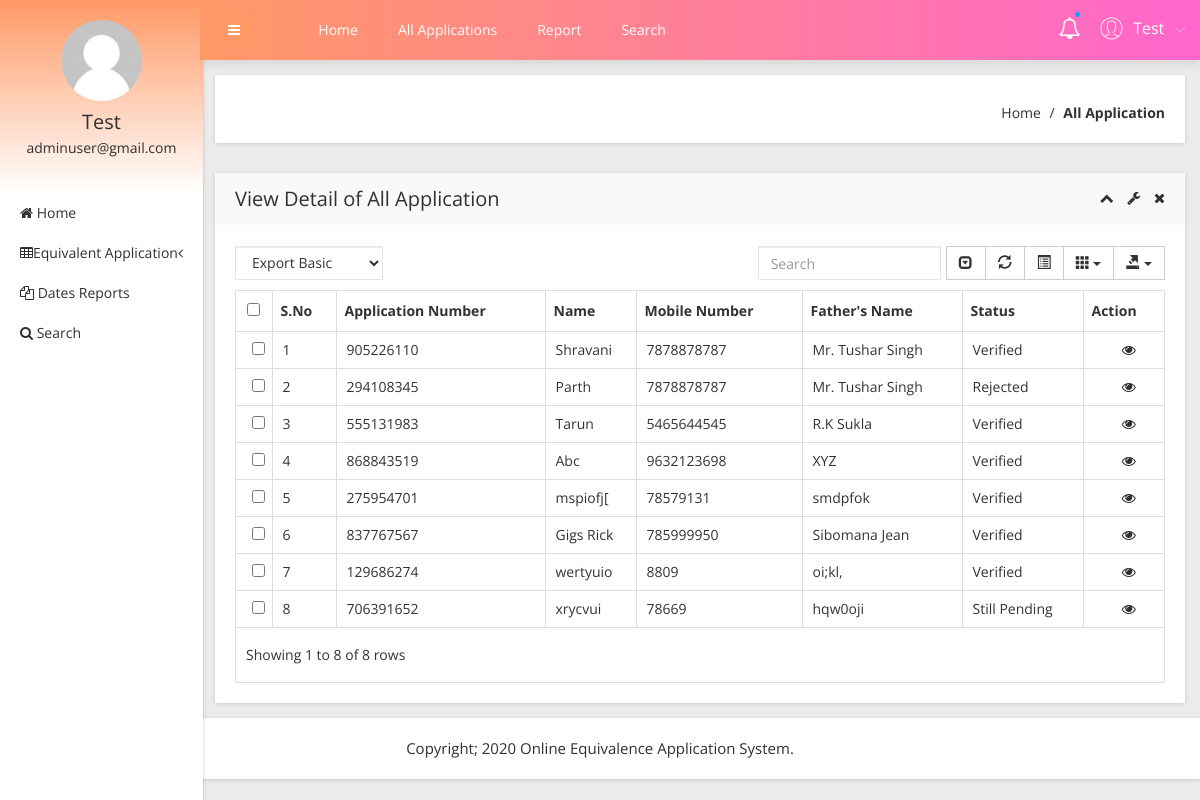
Page /admin/all-birth-application.php (signed in) on the committed database.
### tables this page shows
CREATE TABLE `tblapplication` (
  `ID` int(10) NOT NULL,
  `UserID` int(5) NOT NULL,
  `ApplicationID` varchar(200) DEFAULT NULL,
  `DateofBirth` varchar(200) DEFAULT NULL,
  `Gender` varchar(50) DEFAULT NULL,
  `FullName` varchar(200) DEFAULT NULL,
  `PlaceofBirth` varchar(200) DEFAULT NULL,
  `NameofFather` varchar(200) DEFAULT NULL,
  `PermanentAdd` mediumtext DEFAULT NULL,
  `PostalAdd` mediumtext DEFAULT NULL,
  `MobileNumber` bigint(10) DEFAULT NULL,
  `Email` varchar(200) DEFAULT NULL,
  `Dateofapply` timestamp NULL DEFAULT current_timestamp(),
  `Remark` varchar(200) DEFAULT NULL,
  `Status` varchar(50) DEFAULT NULL,
  `UpdationDate` timestamp NULL DEFAULT NULL ON UPDATE current_timestamp()
);

### admin/all-birth-application.php (the view, shortened to what this page needs)
<?php
include('includes/dbconnection.php');
if (strlen($_SESSION['obcsaid']==0)) {
  header('location:logout.php');
  } else{
  ?>
<!doctype html>
<html class="no-js" lang="en">
<head>
    <link rel="stylesheet" href="css/bootstrap.min.css">
    <link rel="stylesheet" href="css/font-awesome.min.css">
    <link rel="stylesheet" href="css/adminpro-custon-icon.css">
    <link rel="stylesheet" href="css/meanmenu.min.css">
    <link rel="stylesheet" href="css/jquery.mCustomScrollbar.min.css">
    <link rel="stylesheet" href="css/animate.css">
    <link rel="stylesheet" href="css/data-table/bootstrap-table.css">
    <link rel="stylesheet" href="css/data-table/bootstrap-editable.css">
    <link rel="stylesheet" href="css/normalize.css">
    <link rel="stylesheet" href="css/c3.min.css">
    <link rel="stylesheet" href="style.css">
    <link rel="stylesheet" href="css/responsive.css">
</head>
<body class="materialdesign">
    <div class="wrapper-pro">
      <?php include_once('includes/sidebar.php');?>
        <?php include_once('includes/header.php');?>
            <div class="breadcome-area mg-b-30 small-dn">
                <div class="container-fluid">
                    <div class="row">
                        <div class="col-lg-12">
                            <div class="breadcome-list shadow-reset">
                                <div class="row">
                                    <div class="col-lg-12">
                                        <ul class="breadcome-menu">
                                            <li><a href="dashboard.php">Home</a> <span class="bread-slash">/</span>
                                            </li>
                                            <li><span class="bread-blod">All Application</span>
                                            </li>
                                        </ul>
                                    </div>
                                </div>
                            </div>
                        </div>
                    </div>
                </div>
            </div>
            <div class="data-table-area mg-b-15">
                <div class="container-fluid">
                    <div class="row">
                        <div class="col-lg-12">
                            <div class="sparkline13-list shadow-reset">
                                <div class="sparkline13-hd">
                                    <div class="main-sparkline13-hd">
                                        <h1>View <span class="table-project-n">Detail of</span> All Application</h1>
                                        <div class="sparkline13-outline-icon">
                                            <span class="sparkline13-collapse-link"><i class="fa fa-chevron-up"></i></span>
                                            <span><i class="fa fa-wrench"></i></span>
                                            <span class="sparkline13-collapse-close"><i class="fa fa-times"></i></span>
                                        </div>
                                    </div>
                                </div>
                                <div class="sparkline13-graph">
                                    <div class="datatable-dashv1-list custom-datatable-overright">
                                        <div id="toolbar">
                                            <select class="form-control">
                                                <option value="">Export Basic</option>
                                            </select>
                                        </div>
                                        <table id="table" data-toggle="table" data-pagination="true" data-search="true" data-show-columns="true" data-show-pagination-switch="true" data-show-refresh="true" data-key-events="true" data-show-toggle="true" data-resizable="true" data-cookie="true" data-cookie-id-table="saveId" data-show-export="true" data-click-to-select="true" data-toolbar="#toolbar">
                                            <thead>
                                                <tr>
                                                    <th>S.No</th>
                                                    <th>Application Number</th>
                                                    <th>Name</th>
                                                    <th >Mobile Number</th>
                                                    <th>Father's Name</th>
                                                    <th>Status</th>
                                                    <th data-field="action">Action</th>
                                                </tr>
                                            </thead>
                                            <tbody>
                                              <?php
                                                $sql="SELECT * from tblapplication";
                                                $query = $dbh -> prepare($sql);
                                                $query->execute();
                                                $results=$query->fetchAll(PDO::FETCH_OBJ);
                                                $cnt=1;
                                                if($query->rowCount() > 0)
                                                {
                                                foreach($results as $row)
                                                {               ?>
                                                <tr>
                                                    <td><?php echo htmlentities($cnt);?></td>
                                                    <td><?php  echo htmlentities($row->ApplicationID);?></td>
                                                    <td><?php  echo htmlentities($row->FullName);?></td>
                                                    <td><?php  echo htmlentities($row->MobileNumber);?></td>
                                                    <td><?php  echo htmlentities($row->NameofFather);?></td>
                                                    <?php if($row->Status==""){ ?>
                                                    <td><?php echo "Still Pending"; ?></td>
                                                    <?php } else { ?>                  <td><?php  echo htmlentities($row->Status);?>
                                                    </td>
                                                    <?php } ?>
                                                    <td class="datatable-ct"><a href="view-application-detail.php?viewid=<?php echo htmlentities ($row->ID);?>"><i class="fa fa-eye" aria-hidden="true"></i></a>
                                                    </td>
                                                </tr>
                                             <?php $cnt=$cnt+1;}} ?>
                                            </tbody>
                                        </table>
                                    </div>
                                </div>
                            </div>
                        </div>
                    </div>
                </div>
            </div>
        </div>
    </div>
  <?php include_once('includes/footer.php');?>
</body>
</html><?php }  ?>

### admin/includes/sidebar.php (shortened to what this page needs)
     <?php
include('includes/dbconnection.php');
if (strlen($_SESSION['obcsaid']==0)) {
  header('location:logout.php');
  } else{
  ?>
  <div class="left-sidebar-pro">
            <nav id="sidebar">
                <div class="sidebar-header">
                    <a href="#"><img src="img/message/avatar.jpg" alt="" /></a>
                    <?php
                        $aid=$_SESSION['obcsaid'];
                        $sql="SELECT AdminName,Email from  tbladmin where ID=:aid";
                        $query = $dbh -> prepare($sql);
                        $query->bindParam(':aid',$aid,PDO::PARAM_STR);
                        $query->execute();
                        $results=$query->fetchAll(PDO::FETCH_OBJ);
                        $cnt=1;
                        if($query->rowCount() > 0)
                        {
                        foreach($results as $row)
                        {               ?>
                    <h3> <?php  echo $row->AdminName;?></h3>
                    <p> <?php  echo $row->Email;?></p>
                  <?php $cnt=$cnt+1;}} ?>
                </div>
                <div class="left-custom-menu-adp-wrap">
                    <ul class="nav navbar-nav left-sidebar-menu-pro">
                        <li class="nav-item">
                            <a href="dashboard.php" role="button" aria-expanded="false"><i class="fa big-icon fa-home"></i> <span class="mini-dn">Home</span> </a>
                        </li>
                        <li class="nav-item"><a href="#" data-toggle="dropdown" role="button" aria-expanded="false" class="nav-link dropdown-toggle"><i class="fa big-icon fa-table"></i><span class="mini-dn">Equivalent Application </span> <span class="indicator-right-menu mini-dn"><i class="fa indicator-mn fa-angle-left"></i></span></a>
                        </li>
                        <li class="nav-item">
                            <a href="between-dates-report.php" role="button" aria-expanded="false"><i class="fa big-icon fa-files-o"></i> <span class="mini-dn">Dates Reports</span> </a>
                        </li>
                        <li class="nav-item">
                            <a href="search.php" role="button" aria-expanded="false"><i class="fa fa-search"></i> <span class="mini-dn">Search</span> </a>
                        </li>
                    </ul>
                </div>
            </nav>
        </div>
        <?php }  ?>

### admin/includes/header.php (shortened to what this page needs)
      <?php
include('includes/dbconnection.php');
if (strlen($_SESSION['obcsaid']==0)) {
  header('location:logout.php');
  } else{
  ?>
 <div class="content-inner-all">
            <div class="header-top-area">
                <div class="fixed-header-top">
                    <div class="container-fluid">
                        <div class="row">
                            <div class="col-lg-1 col-md-6 col-sm-6 col-xs-12">
                                <button type="button" id="sidebarCollapse" class="btn bar-button-pro header-drl-controller-btn btn-info navbar-btn">
                                    <i class="fa fa-bars"></i>
                                </button>
                            </div>
                            <div class="col-lg-6 col-md-1 col-sm-1 col-xs-12">
                                <div class="header-top-menu tabl-d-n">
                                    <ul class="nav navbar-nav mai-top-nav">
                                        <li class="nav-item"><a href="dashboard.php" class="nav-link">Home</a>
                                        </li>
                                        <li class="nav-item"><a href="all-birth-application.php" class="nav-link">All Applications</a>
                                        </li>
                                        <li class="nav-item"><a href="between-dates-report.php" class="nav-link">Report</a>
                                        </li>
                                        <li class="nav-item"><a href="search.php" class="nav-link">Search</a>
                                        </li>
                                    </ul>
                                </div>
                            </div>
                            <div class="col-lg-5 col-md-5 col-sm-6 col-xs-12">
                                <div class="header-right-info">
                                    <ul class="nav navbar-nav mai-top-nav header-right-menu">
                                        <li class="nav-item">
                                            <a href="new-birth-application.php" data-toggle="dropdown" role="button" aria-expanded="false" class="nav-link dropdown-toggle"><i class="fa fa-bell-o" aria-hidden="true"></i><span class="indicator-nt"></span></a>
                                        </li>
                                        <li class="nav-item">
                                            <a href="#" data-toggle="dropdown" role="button" aria-expanded="false" class="nav-link dropdown-toggle">
                                                <?php
$aid=$_SESSION['obcsaid'];
$sql="SELECT AdminName,Email from  tbladmin where ID=:aid";
$query = $dbh -> prepare($sql);
$query->bindParam(':aid',$aid,PDO::PARAM_STR);
$query->execute();
$results=$query->fetchAll(PDO::FETCH_OBJ);
$cnt=1;
if($query->rowCount() > 0)
{
foreach($results as $row)
{               ?>
                                                <span class="adminpro-icon adminpro-user-rounded header-riht-inf"></span>
                                                <span class="admin-name"><?php  echo $row->AdminName;?></span>
                                                <span class="author-project-icon adminpro-icon adminpro-down-arrow"></span><?php $cnt=$cnt+1;}} ?>
                                            </a>
                                        </li>
                                    </ul>
                                </div>
                            </div>
                        </div>
                    </div>
                </div>
            </div><?php }  ?>

### rows in the picture
tblapplication: ApplicationID "905226110", FullName "Shravani", MobileNumber "7878878787", NameofFather "Mr. Tushar Singh", Status "Verified"
tblapplication: ApplicationID "294108345", FullName "Parth", MobileNumber "7878878787", NameofFather "Mr. Tushar Singh", Status "Rejected"
tblapplication: ApplicationID "555131983", FullName "Tarun", MobileNumber "5465644545", NameofFather "R.K Sukla", Status "Verified"
tblapplication: ApplicationID "868843519", FullName "Abc", MobileNumber "9632123698", NameofFather "XYZ", Status "Verified"
tblapplication: ApplicationID "275954701", FullName "mspiofj[", MobileNumber "78579131", NameofFather "smdpfok", Status "Verified"
tblapplication: ApplicationID "837767567", FullName "Gigs Rick", MobileNumber "785999950", NameofFather "Sibomana Jean", Status "Verified"
tblapplication: ApplicationID "129686274", FullName "wertyuio", MobileNumber "8809", NameofFather "oi;kl,", Status "Verified"
tblapplication: ApplicationID "706391652", FullName "xrycvui", MobileNumber "78669", NameofFather "hqw0oji", shows "Still Pending"

### other values in the picture
$row->AdminName "Test"
$row->Email "adminuser@gmail.com"
